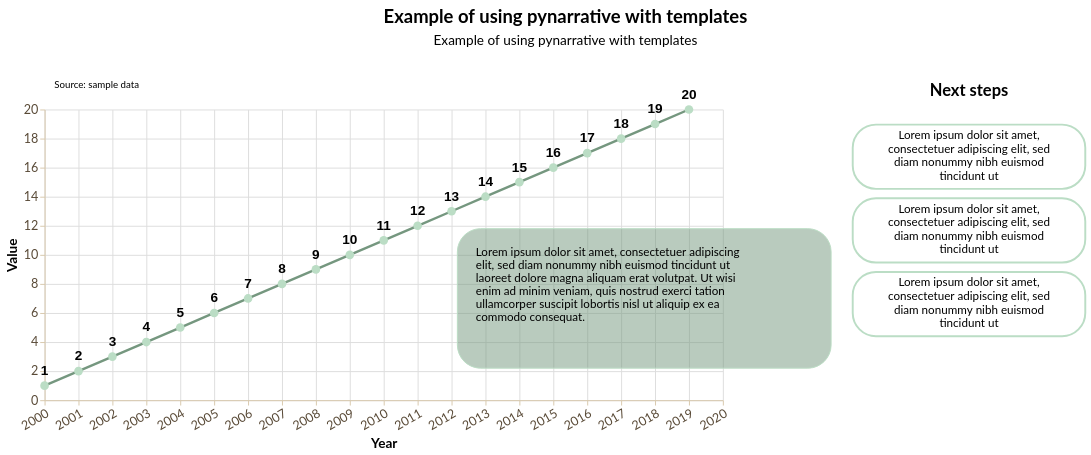

Write notebook code for a chart like this one.
### Markdown cell above
Data story with **line chart**

### Code cell
story = (
    pn.Story(
    #Builing the Story class object
        data = year_value,
        width = 700,
        height = 300,
        template = greenTemplate #Using greenTemplate
    )

    #Method invocation
    #Bar chart
    .mark_line(
        point = True
    )

    #Data encoding
    .encode(
        #We need both quantitative axis to add annotation
        x = alt.X(
            "year:Q",
            title = "Year", 
            axis = alt.Axis(
                labelAngle = -30,
                format = "d",
                grid = True,
            ),
            scale = alt.Scale(domain=[2000, 2020])
        ),
        y = alt.Y(
            "value:Q",
            title = "Value",
            axis = alt.Axis(
                grid = True
            )
        ),
    )
    
    #Data source
    .add_source(
        text = "Source: sample data",
        position = "top",
        align = "left"
    )
    
    #Title and subtitle
    .add_title(
        title = "Example of using pynarrative with templates",
        subtitle = "Example of using pynarrative with templates",
        align = "center"
    )

    .add_labels_chart(
        values = "value:Q",
        font_weight = "bold",
        font_size = 14,
        dy = -15
    )

    .add_annotation(
        x = 2010,
        y = 8,
        text = "Lorem ipsum dolor sit amet, consectetuer adipiscing elit, sed diam nonummy nibh euismod tincidunt ut laoreet dolore magna aliquam erat volutpat. Ut wisi enim ad minim veniam, quis nostrud exerci tation ullamcorper suscipit lobortis nisl ut aliquip ex ea commodo consequat.",
    )

    #Next steps
    .add_next_steps(
        position = "right",
        mode = "vertical",
        title = "Next steps",
        steps = ["Lorem ipsum dolor sit amet, consectetuer adipiscing elit, sed diam nonummy nibh euismod tincidunt ut", "Lorem ipsum dolor sit amet, consectetuer adipiscing elit, sed diam nonummy nibh euismod tincidunt ut", "Lorem ipsum dolor sit amet, consectetuer adipiscing elit, sed diam nonummy nibh euismod tincidunt ut"],
    )

    .render()
)

story

### Figure 1 — Vega-Lite specification as saved in the notebook (floating-point values rounded to 4 significant figures)
{"config": {"view": {"continuousWidth": 300, "continuousHeight": 300, "strokeWidth": 0}, "axis": {"domainColor": "#d8c9ad", "grid": false, "labelColor": "#594a37", "labelFont": "Lato", "labelFontSize": 13, "tickColor": "#d8c9ad", "titleColor": "#000000", "titleFont": "Lato", "titleFontSize": 14}, "bar": {"color": "rgb(117, 151, 127)"}, "legend": {"labelColor": "#594a37", "labelFont": "Lato", "labelFontSize": 12, "titleColor": "#000000", "titleFont": "Lato", "titleFontSize": 12}, "line": {"color": "rgb(117, 151, 127)"}, "mark": {"strokeWidth": 2.5}, "point": {"color": "rgb(187, 221, 197)", "filled": true, "size": 80}, "range": {"category": ["rgb(117, 151, 127)", "rgb(187, 221, 197)", "#348035", "#a46cc2", "#d96027"]}, "title": {"color": "#000000", "font": "Lato", "fontSize": 19}}, "vconcat": [{"layer": [{"mark": {"type": "text", "align": "center", "baseline": "top", "color": "#000000", "font": "Lato", "fontSize": 19, "fontWeight": "bold", "text": "Example of using pynarrative with templates"}, "encoding": {"x": {"value": 350.0}, "y": {"value": 4}}}, {"mark": {"type": "text", "align": "center", "baseline": "top", "color": "#000000", "font": "Lato", "fontSize": 14, "text": "Example of using pynarrative with templates"}, "encoding": {"x": {"value": 350.0}, "y": {"value": 30}}}], "data": {"name": "data-6fad5c34291b82fc9632cbce143d677a"}, "height": 58, "width": 700}, {"hconcat": [{"layer": [{"mark": {"type": "line", "point": true}, "encoding": {"x": {"axis": {"format": "d", "grid": true, "labelAngle": -30}, "field": "year", "scale": {"domain": [2000, 2020]}, "title": "Year", "type": "quantitative"}, "y": {"axis": {"grid": true}, "field": "value", "title": "Value", "type": "quantitative"}}}, {"mark": {"type": "text", "align": "center", "angle": 0, "color": "rgb(0, 0, 0)", "dx": 0, "dy": -15, "fontSize": 14, "fontWeight": "bold", "lineBreak": "\n"}, "encoding": {"text": {"field": "value", "type": "quantitative"}, "x": {"axis": {"format": "d", "grid": true, "labelAngle": -30}, "field": "year", "scale": {"domain": [2000, 2020]}, "title": "Year", "type": "quantitative"}, "y": {"axis": {"grid": true}, "field": "value", "title": "Value", "type": "quantitative"}}}, {"data": {"name": "data-6fad5c34291b82fc9632cbce143d677a"}, "mark": {"type": "text", "align": "left", "baseline": "bottom", "color": "rgb(0, 0, 0)", "font": "Lato", "fontSize": 10, "lineBreak": "\n", "text": "Source: sample data"}, "encoding": {"x": {"value": 10}, "y": {"value": -20}}}, {"layer": [{"mark": {"type": "rect", "color": "rgba(117, 151, 127, 0.5)", "cornerRadius": 24.0, "opacity": 1.0, "stroke": "rgb(187, 221, 197)", "strokeWidth": 1}, "encoding": {"x": {"field": "box_x1", "type": "quantitative"}, "x2": {"field": "box_x2"}, "y": {"field": "box_y1", "type": "quantitative"}, "y2": {"field": "box_y2"}}}, {"mark": {"type": "text", "align": "left", "baseline": "top", "color": "rgb(0, 0, 0)", "font": "Lato", "fontSize": 12, "lineBreak": "\n", "lineHeight": 13.5, "text": "Lorem ipsum dolor sit amet, consectetuer adipiscing\nelit, sed diam nonummy nibh euismod tincidunt ut\nlaoreet dolore magna aliquam erat volutpat. Ut wisi\nenim ad minim veniam, quis nostrud exerci tation\nullamcorper suscipit lobortis nisl ut aliquip ex ea\ncommodo consequat."}, "encoding": {"x": {"field": "text_x", "type": "quantitative"}, "y": {"field": "text_y", "type": "quantitative"}}}], "data": {"name": "data-b4872ee662e37307b3da4d28814b5fc7"}}], "data": {"name": "data-209c8cd6326ea837807d4e273ca0c2b2"}, "height": 300, "width": 700}, {"layer": [{"mark": {"type": "rect", "color": "rgb(255, 255, 255)", "cornerRadius": 24.0, "opacity": 1.0, "stroke": "rgb(187, 221, 197)", "strokeWidth": 2.0}, "encoding": {"x": {"axis": null, "field": "x", "type": "quantitative"}, "x2": {"field": "x2"}, "y": {"axis": null, "field": "y", "type": "quantitative"}, "y2": {"field": "y2"}}}, {"mark": {"type": "text", "align": "center", "baseline": "top", "clip": true, "color": "rgb(0, 0, 0)", "font": "Lato", "fontSize": 12, "lineBreak": "\n", "lineHeight": 14}, "encoding": {"text": {"field": "text", "type": "nominal"}, "x": {"axis": null, "field": "x_mid", "type": "quantitative"}, "y": {"axis": null, "field": "y_text", "type": "quantitative"}}}], "data": {"name": "data-41cd75e42b10219c85cd543a3198f4cb"}, "height": 234, "title": {"text": ["Next steps"], "color": "rgb(0, 0, 0)", "font": "Lato", "fontSize": 17, "offset": 10}, "width": 240}]}], "center": true, "resolve": {"axis": {"x": "shared", "y": "shared"}}, "$schema": "https://vega.github.io/schema/vega-lite/v6.4.1.json", "datasets": {"data-6fad5c34291b82fc9632cbce143d677a": [{"_": 0}], "data-209c8cd6326ea837807d4e273ca0c2b2": [{"year": 2000, "value": 1}, {"year": 2001, "value": 2}, {"year": 2002, "value": 3}, {"year": 2003, "value": 4}, {"year": 2004, "value": 5}, {"year": 2005, "value": 6}, {"year": 2006, "value": 7}, {"year": 2007, "value": 8}, {"year": 2008, "value": 9}, {"year": 2009, "value": 10}, {"year": 2010, "value": 11}, {"year": 2011, "value": 12}, {"year": 2012, "value": 13}, {"year": 2013, "value": 14}, {"year": 2014, "value": 15}, {"year": 2015, "value": 16}, {"year": 2016, "value": 17}, {"year": 2017, "value": 18}, {"year": 2018, "value": 19}, {"year": 2019, "value": 20}], "data-b4872ee662e37307b3da4d28814b5fc7": [{"subject_x": 2010.0, "subject_y": 8.0, "connector_x": 2012.0, "connector_y": 9.235, "tip_x": 2010.0, "tip_y": 8.062, "box_x1": 2012.0, "box_x2": 2023.0, "box_y1": 2.205, "box_y2": 11.8, "text_x": 2013.0, "text_y": 10.53}], "data-41cd75e42b10219c85cd543a3198f4cb": [{"x": 0, "y": 156, "x2": 240, "y2": 224, "text": "Lorem ipsum dolor sit amet,\nconsectetuer adipiscing elit, sed\ndiam nonummy nibh euismod\ntincidunt ut", "x_mid": 120.0, "y_text": 218}, {"x": 0, "y": 78, "x2": 240, "y2": 146, "text": "Lorem ipsum dolor sit amet,\nconsectetuer adipiscing elit, sed\ndiam nonummy nibh euismod\ntincidunt ut", "x_mid": 120.0, "y_text": 140}, {"x": 0, "y": 0, "x2": 240, "y2": 68, "text": "Lorem ipsum dolor sit amet,\nconsectetuer adipiscing elit, sed\ndiam nonummy nibh euismod\ntincidunt ut", "x_mid": 120.0, "y_text": 62}]}}
